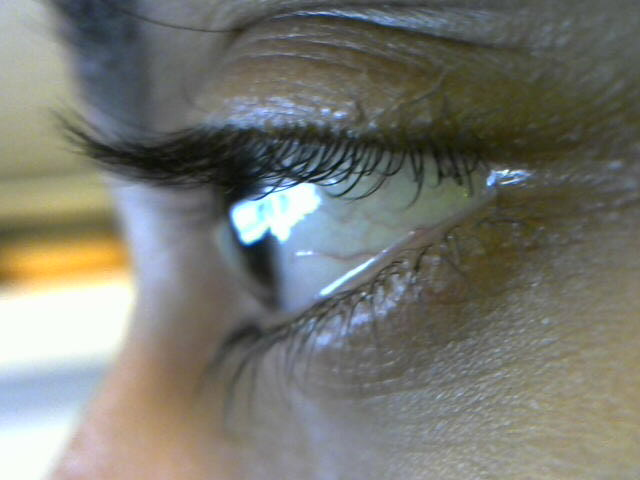
#> input picture attempts/image.jpg, 640 x 480 px, given in place of front.mp4, which was not available
$ python thresh_front.py
#> lines starting #> are read from the running program, lines starting #| are printed output that depends on the picture; after the words box and inside, x2 and y2 are one past the last pixel; in counts of white or black regions, pixels touching at a corner belong together; pictures that were not available may be replaced by others from this repository, and a replacement may not be noted
import numpy as np
import cv2

cap = cv2.VideoCapture('/home/sasidhy1/Desktop/eds_azzzist/SAMPLES/front.mp4')

while(True):
    # Capture frame-by-frame
    ret, frame = cap.read()
#> frame is the input picture: shape (480, 640, 3); mean B, G, R 113.3, 120.8, 119.9
    frame = cv2.resize(frame,(640,360))
#> frame: shape (360, 640, 3)

    # Our operations on the frame come here
    gray = cv2.cvtColor(frame, cv2.COLOR_BGR2GRAY)
    blur = cv2.GaussianBlur(gray,(33,33),0)
    blur = cv2.bilateralFilter(blur,9,75,75)
    ret, thresh = cv2.threshold(gray,0,255,cv2.THRESH_BINARY_INV+cv2.THRESH_OTSU)
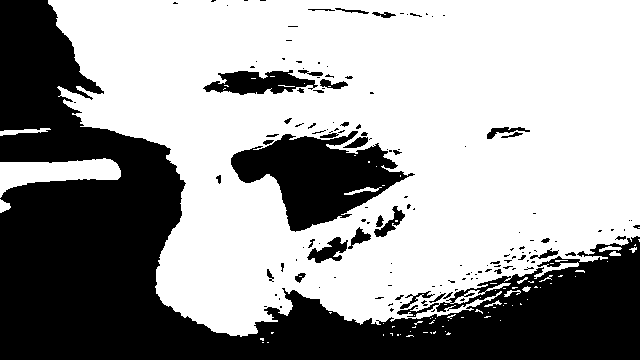
#> thresh: shape (360, 640); 61.7% white; 145 black regions (106 under 20 px), largest, box (x1, y1, x2, y2) and area: (0, 0, 640, 360) 73746, (231, 131, 415, 232) 9293, (203, 70, 318, 95) 1695
#> ret = 129

    # noise removal
    kernel = np.ones((3,3),np.uint8)
    opening = cv2.morphologyEx(thresh,cv2.MORPH_OPEN,kernel, iterations = 2)
#> opening: shape (360, 640); 59.9% white; 68 black regions (52 under 20 px), largest, box (x1, y1, x2, y2) and area: (0, 0, 640, 360) 77068, (231, 122, 415, 232) 10521, (203, 66, 353, 95) 2352
    # sure background area
    sure_bg = cv2.dilate(opening,kernel,iterations=3)
#> sure_bg: shape (360, 640); 65% white; 14 black regions (7 under 20 px), largest, box (x1, y1, x2, y2) and area: (0, 0, 640, 360) 70770, (234, 131, 401, 228) 8528, (213, 74, 312, 91) 1026
    # Finding sure foreground area
    dist_transform = cv2.distanceTransform(opening,cv2.DIST_L2,5)
    ret, sure_fg = cv2.threshold(dist_transform,0.7*dist_transform.max(),255,0)
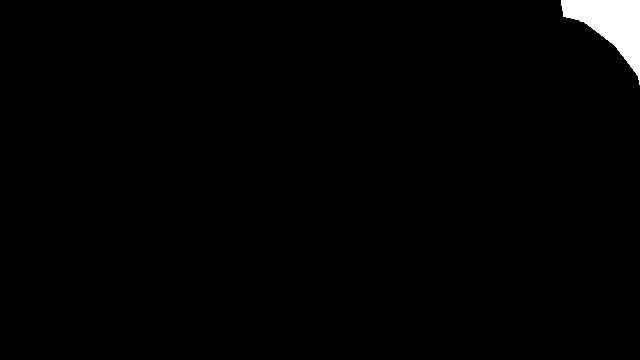
#> sure_fg: shape (360, 640) float32; 1.3% white; 1 white region, box (x1, y1, x2, y2) and area: (561, 0, 640, 85) 3062
#> ret = 119
    # Finding unknown region
    sure_fg = np.uint8(sure_fg)
    unknown = cv2.subtract(sure_bg,sure_fg)
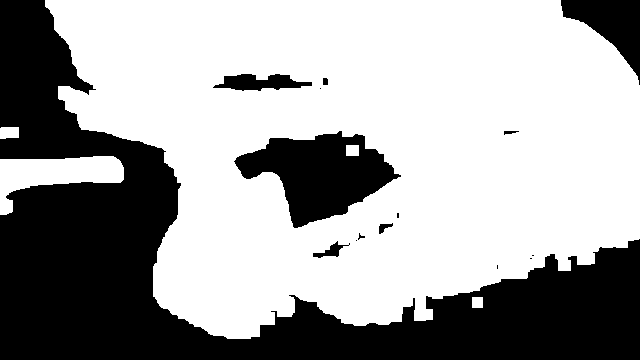
#> unknown: shape (360, 640); 63.6% white; 15 black regions (7 under 20 px), largest, box (x1, y1, x2, y2) and area: (0, 0, 640, 360) 70770, (234, 131, 401, 228) 8528, (561, 0, 640, 85) 3062

    # Marker labelling
    ret, markers = cv2.connectedComponents(sure_fg)
#> ret = 2
    # Add one to all labels so that sure background is not 0, but 1
    markers = markers+1
#> markers: shape (360, 640) int32; values 1 (black) and 2 (white), 1.3% white; 1 white region
    # Now, mark the region of unknown with zero
    markers[unknown==255] = 0
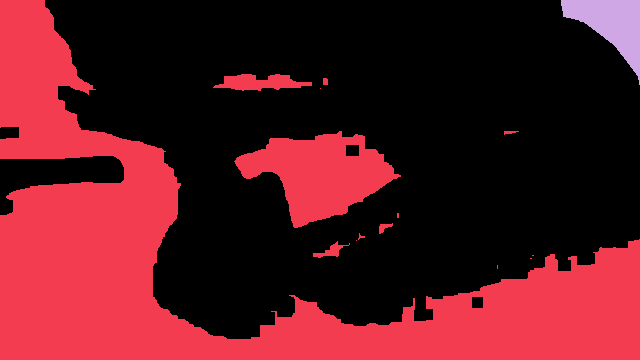
#> markers: shape (360, 640) int32; 3 distinct labels, from 0 to 2; one colour per label, 0 black

    markers = cv2.watershed(frame,markers)
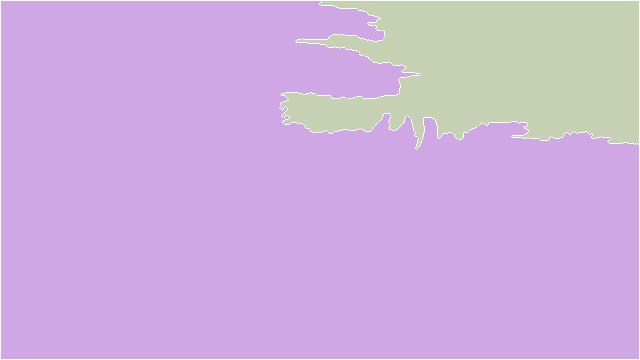
#> markers: shape (360, 640) int32; 3 distinct labels, from -1 to 2; one colour per label, 0 black, -1 white
    frame[markers == -1] = [255,0,0]
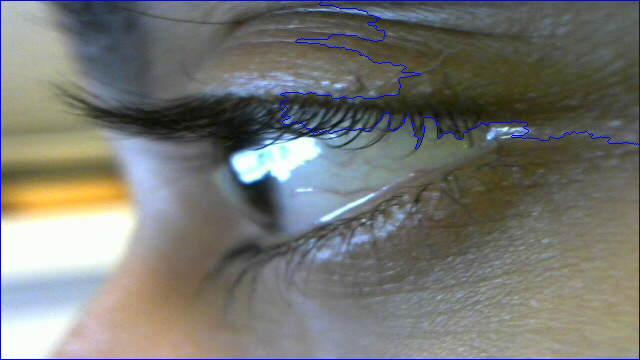
#> frame: shape (360, 640, 3); mean B, G, R 115.2, 119.3, 118.4

    contours =  cv2.findContours(thresh,cv2.RETR_TREE,cv2.CHAIN_APPROX_NONE)[-2]
#> contours = 252 contours, 187 with area under 20; largest, box (x1, y1, x2, y2) and area: (48, 0, 640, 337) 152106, (230, 130, 416, 233) 9722, (0, 158, 121, 198) 2391, (202, 69, 319, 96) 1878, (306, 236, 349, 264) 582
    for c in contours:
        cv2.drawContours(blur, [c], -1, (0,255,0), 3)
#> this loop made 252 passes
#> c on passes 1, 2, 5: [[267, 342], [268, 342]], [[262, 342], [263, 342]], [[400, 334]]
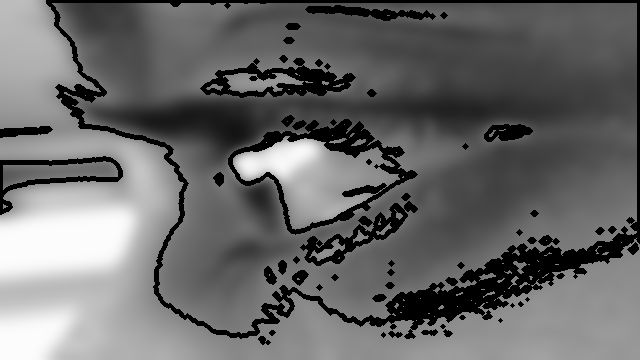
#> blur: shape (360, 640); min 0, max 252, mean 104.5

    # Display the resulting frame
    cv2.imshow('frame',frame)
    cv2.imshow('thresh',thresh)
    cv2.imshow('blur',blur)
    if cv2.waitKey(27) & 0xFF == ord('q'):
#> (key q is pressed here)
        break

# When everything done, release the capture
cap.release()
cv2.destroyAllWindows()
